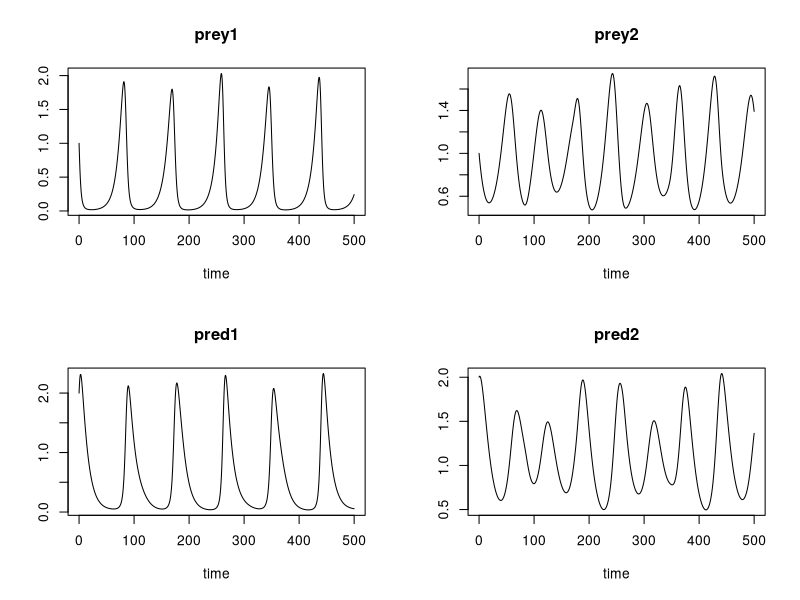
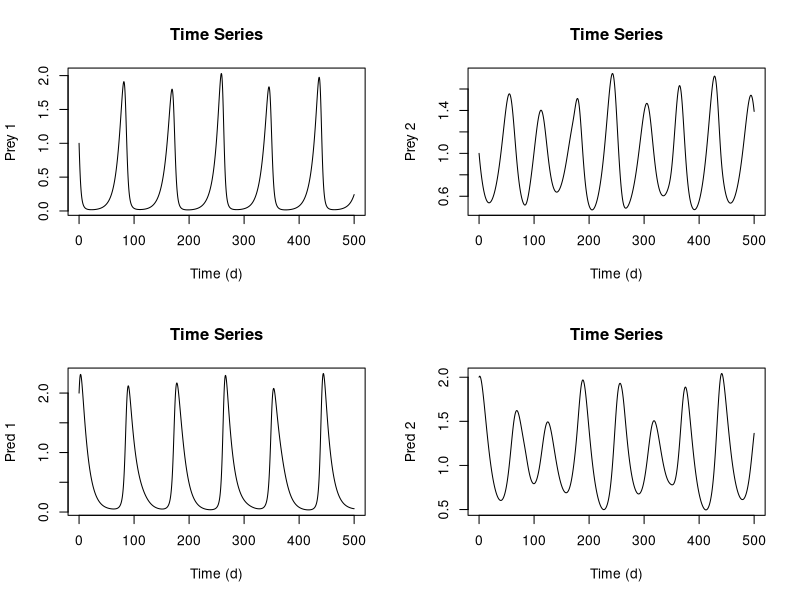
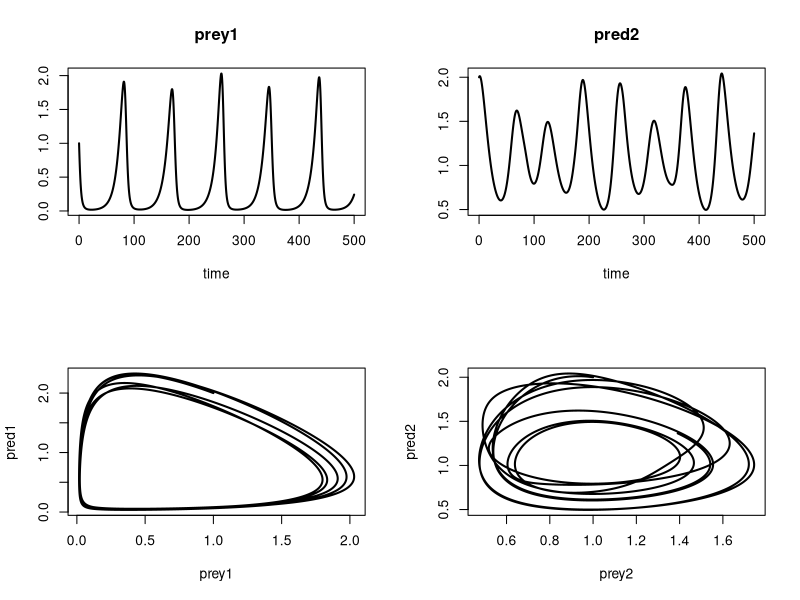
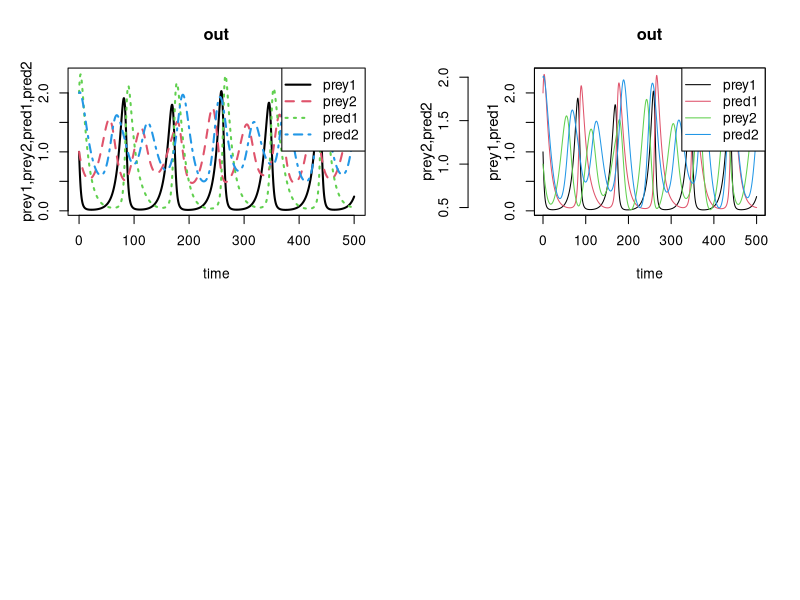
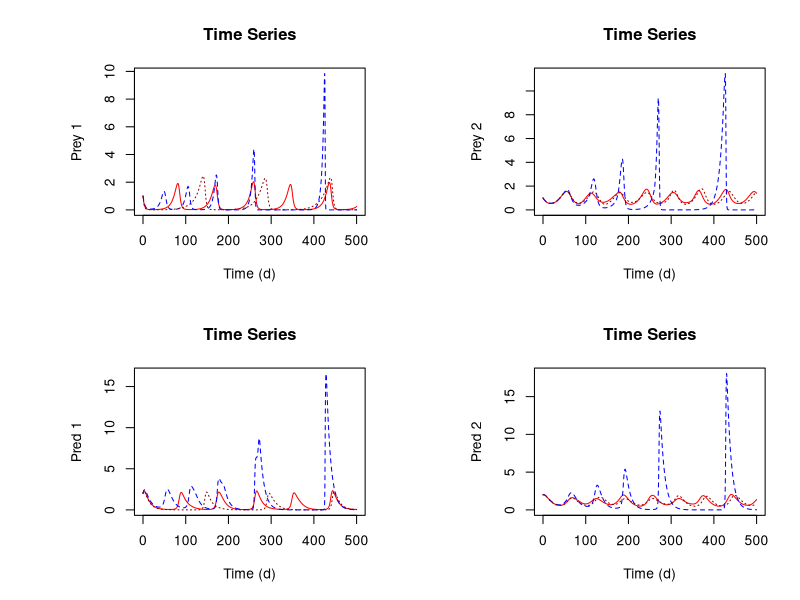
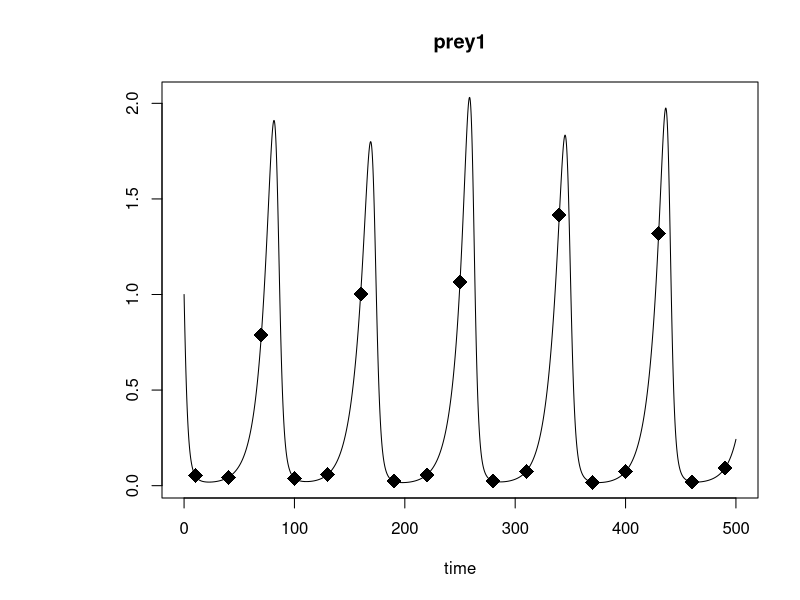
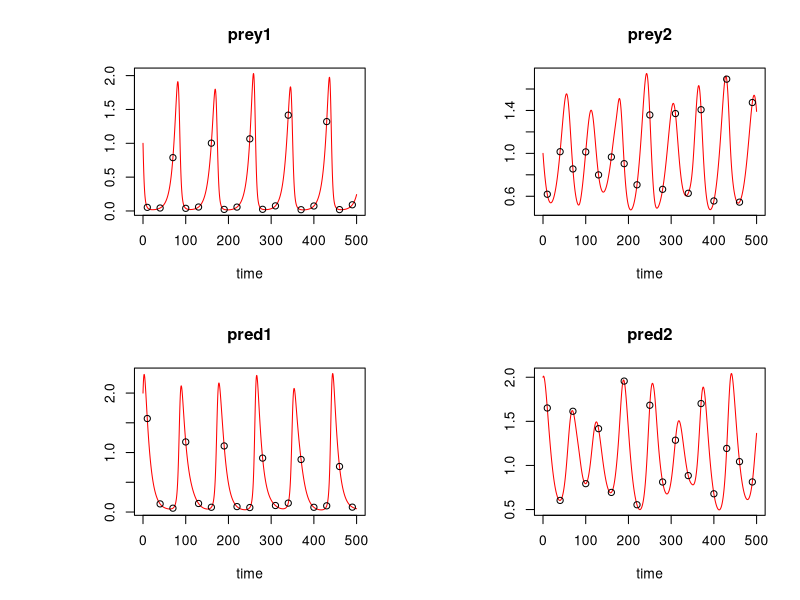
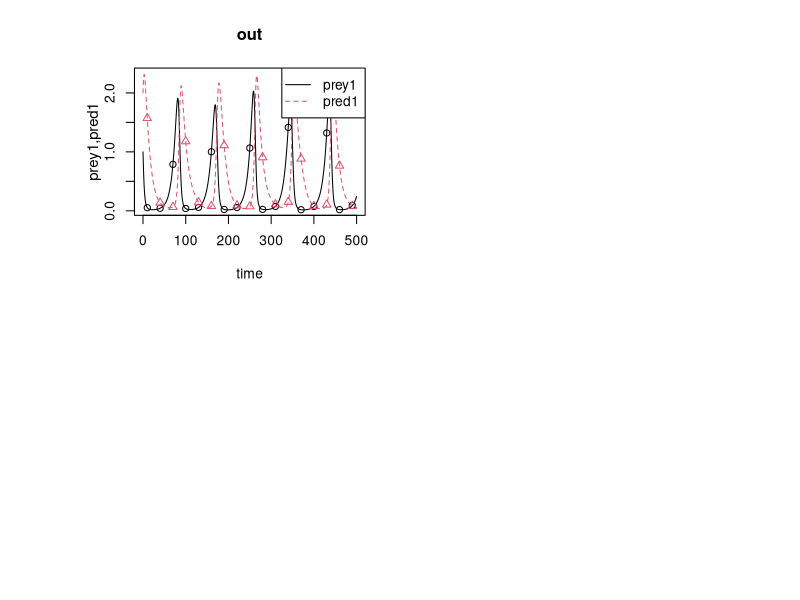

Write the R code that produced these figures, in order.
library(deSolve)


### Name: plot.deSolve
### Title: Plot, Image and Histogram Method for deSolve Objects
### Aliases: plot.deSolve plot.1D matplot.0D matplot.deSolve matplot.1D
###   hist.deSolve image.deSolve subset.deSolve
### Keywords: hplot

### ** Examples

## =======================================================================
## Example 1. A Predator-Prey model with 4 species in matrix formulation
## =======================================================================

LVmatrix <- function(t, n, parms) {
  with(parms, {
    dn <- r * n + n * (A %*% n)
    return(list(c(dn)))
  })
}
parms <- list(
  r = c(r1 = 0.1, r2 = 0.1, r3 = -0.1, r4 = -0.1),
  A = matrix(c(0.0, 0.0, -0.2, 0.01,      # prey 1
               0.0, 0.0, 0.02, -0.1,      # prey 2
               0.2, 0.02, 0.0, 0.0,       # predator 1; prefers prey 1
               0.01, 0.1, 0.0, 0.0),      # predator 2; prefers prey 2
               nrow = 4, ncol = 4, byrow=TRUE)
)
times <- seq(from = 0, to = 500, by = 0.1)
y     <- c(prey1 = 1, prey2 = 1, pred1 = 2, pred2 = 2)

out <- ode(y, times, LVmatrix, parms)

## Basic line plot
plot(out, type = "l")

## User-specified axis labels
plot(out, type = "l", ylab = c("Prey 1", "Prey 2", "Pred 1", "Pred 2"),
  xlab = "Time (d)", main = "Time Series")

## Set user-defined mfrow
pm <- par (mfrow = c(2, 2))

## "mfrow=NULL" keeps user-defined mfrow
plot(out, which = c("prey1", "pred2"), mfrow = NULL, type = "l", lwd = 2)

plot(out[,"prey1"], out[,"pred1"], xlab="prey1",
  ylab = "pred1", type = "l", lwd = 2)
plot(out[,"prey2"], out[,"pred2"], xlab = "prey2",
  ylab = "pred2", type = "l",lwd = 2)

## restore graphics parameters
par ("mfrow" = pm)

## Plot all in one figure, using matplot
matplot.0D(out, lwd = 2)

## Split y-variables in two groups
matplot.0D(out, which = list(c(1,3), c(2,4)), lty = 1,
  ylab = c("prey1,pred1", "prey2,pred2"))

## =======================================================================
## Example 2. Add second and third output, and observations
## =======================================================================

# New runs with different parameter settings
parms2      <- parms
parms2$r[1] <- 0.2
out2 <- ode(y, times, LVmatrix, parms2)

# New runs with different parameter settings
parms3      <- parms
parms3$r[1] <- 0.05
out3 <- ode(y, times, LVmatrix, parms3)

# plot all three outputs
plot(out, out2, out3, type = "l",
  ylab = c("Prey 1", "Prey 2", "Pred 1", "Pred 2"),
  xlab = "Time (d)", main = "Time Series",
  col = c("red", "blue", "darkred"))


## 'observed' data
obs <- as.data.frame(out[out[,1] %in% seq(10, 500, by = 30), ])

plot(out, which = "prey1", type = "l", obs = obs,
     obspar = list(pch = 18, cex = 2))

plot(out, type = "l", obs = obs, col = "red")

matplot.0D(out, which = c("prey1", "pred1"), type = "l", obs = obs)

## second set of 'observed' data and two outputs
obs2 <- as.data.frame(out2[out2[,1] %in% seq(10, 500, by = 50), ])

## manual xlim, log
plot(out, out2, type = "l", obs = list(obs, obs2), col = c("red", "blue"),
      obspar = list(pch = 18:19, cex = 2, col = c("red", "blue")),
      log = c("y", ""), which = c("prey1", "prey1"),
      xlim = list(c(100, 500), c(0, 400)))

## data in 'long' format
OBS <- data.frame(name = c(rep("prey1", 3), rep("prey2", 2)),
                  time = c(10, 100, 250, 10, 400),
                  value = c(0.05, 0.04, 0.7, 0.5, 1))
OBS
plot(out, obs = OBS, obspar = c(pch = 18, cex = 2))

# a subset only:
plot(out, subset = prey1 < 0.5, type = "p")

# Simple histogram
hist(out, col = "darkblue", breaks = 50)

hist(out, col = "darkblue", breaks = 50, subset = prey1<1 & prey2 < 1)

# different parameters per plot
hist(out, col = c("darkblue", "red", "orange", "black"),
     breaks = c(10,50))

## =======================================================================
## The Aphid model from Soetaert and Herman, 2009.
## A practical guide to ecological modelling.
## Using R as a simulation platform. Springer.
## =======================================================================

## 1-D diffusion model

## ================
## Model equations
## ================
Aphid <- function(t, APHIDS, parameters) {
  deltax  <- c (0.5*delx, rep(delx, numboxes - 1), 0.5*delx)
  Flux    <- -D * diff(c(0, APHIDS, 0))/deltax
  dAPHIDS <- -diff(Flux)/delx + APHIDS * r
  list(dAPHIDS, Flux = Flux)
}

## ==================
## Model application
## ==================

## the model parameters:
D         <- 0.3    # m2/day  diffusion rate
r         <- 0.01   # /day    net growth rate
delx      <- 1      # m       thickness of boxes
numboxes  <- 60

## distance of boxes on plant, m, 1 m intervals
Distance  <- seq(from = 0.5, by = delx, length.out = numboxes)

## Initial conditions, ind/m2
## aphids present only on two central boxes
APHIDS        <- rep(0, times = numboxes)
APHIDS[30:31] <- 1
state         <- c(APHIDS = APHIDS)      # initialise state variables

## RUNNING the model:
times <- seq(0, 200, by = 1)   # output wanted at these time intervals
out   <- ode.1D(state, times, Aphid, parms = 0, nspec = 1, names = "Aphid")

image(out, grid = Distance, main = "Aphid model", ylab = "distance, m",
  legend = TRUE)

## restricting time
image(out, grid = Distance, main = "Aphid model", ylab = "distance, m",
  legend = TRUE, subset = time < 100)

image(out, grid = Distance, main = "Aphid model", ylab = "distance, m",
  method = "persp", border = NA, theta = 30)

FluxAphid <- subset(out, select = "Flux", subset = time < 50)

matplot.1D(out, type = "l", lwd = 2, xyswap = TRUE, lty = 1)

matplot.1D(out, type = "l", lwd = 2, xyswap = TRUE, lty = 1,
           subset = time < 50)

matplot.1D(out, type = "l", lwd = 2, xyswap = TRUE, lty = 1,
           subset = time %in% seq(0, 200, by = 10), col = "grey")

## Not run: 
##D   plot(out, ask = FALSE, mfrow = c(1, 1))
##D   plot.1D(out, ask = FALSE, type = "l", lwd = 2, xyswap = TRUE)
## End(Not run)

## see help file for ode.2D for images of 2D variables
